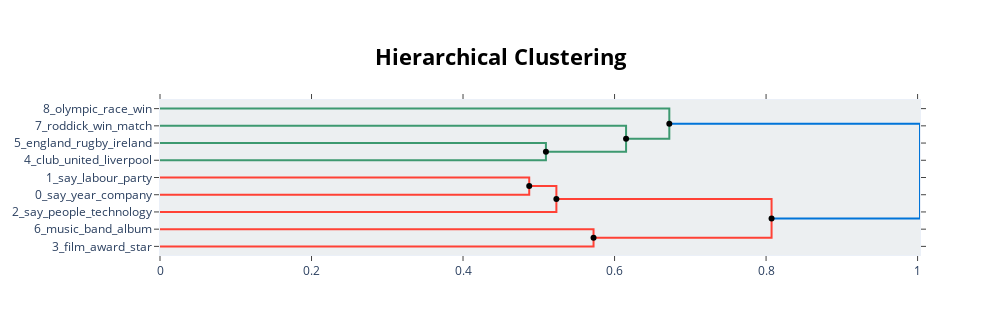

The cell this chart's notebook holds for it:
### Code cell
hierarchical_topics = topic_model.hierarchical_topics(sample_content)
topic_model.visualize_hierarchy(hierarchical_topics=hierarchical_topics)

# For example, in sports, we can see that our articles can be split across Olympic events and also those in England/ the UK
# Given that this is a BBC dataset - it does make sense to have sufficient articles related to sports in the UK to warrant 
# such a number of topics arising

# We can also see links between technology and business as well as politics - pointing to the intrinsic nature of how 
# technology is at the forefront of many businesses today and indeed how governmnets are aware of their impacts - certainly
# more than sports. Together with LDA, topic modelling techniques can provide various insights into categories that may already
# be defined based on how they are constructed with regards to particular phrases that are used to how these categories are related
# to one another and how they may be further subdivided to entice particular audiences well.

### Figure 1 — Plotly figure (JSON) as saved in the notebook; plotly's stock layout.template omitted (floating-point values rounded to 4 significant figures)
{"data": [{"hoverinfo": "text", "marker": {"color": "rgb(61,153,112)"}, "mode": "lines", "text": ["england_rugby_ireland_nation_game", "", "", "club_united_liverpool_goal_chelsea"], "type": "scatter", "x": [0, 0.5094, 0.5094, 0], "xaxis": "x", "y": [-25, -25, -35, -35], "yaxis": "y"}, {"hoverinfo": "text", "marker": {"color": "rgb(61,153,112)"}, "mode": "lines", "text": ["roddick_win_match_play_set", "", "", "england_game_club_player_play"], "type": "scatter", "x": [0, 0.6152, 0.6152, 0.5094], "xaxis": "x", "y": [-15, -15, -30, -30], "yaxis": "y"}, {"hoverinfo": "text", "marker": {"color": "rgb(61,153,112)"}, "mode": "lines", "text": ["olympic_race_win_athlete_athens", "", "", "play_game_win_player_england"], "type": "scatter", "x": [0, 0.6723, 0.6723, 0.6152], "xaxis": "x", "y": [-5, -5, -22.5, -22.5], "yaxis": "y"}, {"hoverinfo": "text", "marker": {"color": "rgb(255,65,54)"}, "mode": "lines", "text": ["say_labour_party_election_government", "", "", "say_year_company_firm_rise"], "type": "scatter", "x": [0, 0.4874, 0.4874, 0], "xaxis": "x", "y": [-45, -45, -55, -55], "yaxis": "y"}, {"hoverinfo": "text", "marker": {"color": "rgb(255,65,54)"}, "mode": "lines", "text": ["say_government_year_labour_party", "", "", "say_people_technology_mobile_service"], "type": "scatter", "x": [0.4874, 0.5232, 0.5232, 0], "xaxis": "x", "y": [-50, -50, -65, -65], "yaxis": "y"}, {"hoverinfo": "text", "marker": {"color": "rgb(255,65,54)"}, "mode": "lines", "text": ["music_band_album_song_number", "", "", "film_award_star_good_actor"], "type": "scatter", "x": [0, 0.5723, 0.5723, 0], "xaxis": "x", "y": [-75, -75, -85, -85], "yaxis": "y"}, {"hoverinfo": "text", "marker": {"color": "rgb(255,65,54)"}, "mode": "lines", "text": ["say_people_year_new_government", "", "", "film_award_star_good_year"], "type": "scatter", "x": [0.5232, 0.8073, 0.8073, 0.5723], "xaxis": "x", "y": [-57.5, -57.5, -80, -80], "yaxis": "y"}, {"hoverinfo": "text", "marker": {"color": "rgb(0,116,217)"}, "mode": "lines", "text": ["win_play_game_say_player", "", "", "say_year_people_new_film"], "type": "scatter", "x": [0.6723, 1.003, 1.003, 0.8073], "xaxis": "x", "y": [-13.75, -13.75, -68.75, -68.75], "yaxis": "y"}, {"hoverinfo": "text", "hovertext": ["say_government_year_labour_party", "say_people_year_new_government", "win_play_game_say_player"], "marker": {"color": "black"}, "mode": "markers", "showlegend": false, "type": "scatter", "x": [0.4874, 0.5232, 0.6723], "y": [-50, -57.5, -13.75]}, {"hoverinfo": "text", "hovertext": ["england_game_club_player_play", "play_game_win_player_england", "film_award_star_good_year", "say_year_people_new_film"], "marker": {"color": "black"}, "mode": "markers", "showlegend": false, "type": "scatter", "x": [0.5094, 0.6152, 0.5723, 0.8073], "y": [-30, -22.5, -80, -68.75]}], "layout": {"autosize": false, "height": 335, "hoverlabel": {"bgcolor": "white", "font": {"family": "Rockwell", "size": 16}}, "hovermode": "closest", "plot_bgcolor": "#ECEFF1", "showlegend": false, "title": {"font": {"color": "Black", "size": 22}, "text": "<b>Hierarchical Clustering</b>", "x": 0.5, "xanchor": "center", "yanchor": "top"}, "width": 1000, "xaxis": {"mirror": "allticks", "rangemode": "tozero", "showgrid": false, "showline": true, "showticklabels": true, "ticks": "outside", "type": "linear", "zeroline": false}, "yaxis": {"mirror": "allticks", "range": [-90, 0], "rangemode": "tozero", "showgrid": false, "showline": true, "showticklabels": true, "tickmode": "array", "ticks": "outside", "ticktext": ["8_olympic_race_win", "7_roddick_win_match", "5_england_rugby_ireland", "4_club_united_liverpool", "1_say_labour_party", "0_say_year_company", "2_say_people_technology", "6_music_band_album", "3_film_award_star"], "tickvals": [-5, -15, -25, -35, -45, -55, -65, -75, -85], "type": "linear", "zeroline": false}}}
